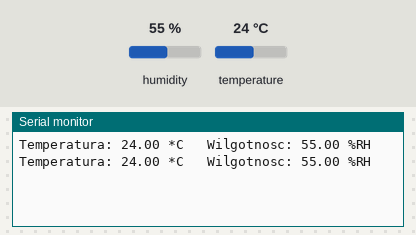
Recording of a sketch running on a simulated Arduino Uno, built with avr-gcc and run on an emulated ATmega328P. On the bench: the last lines printed to the serial monitor. Inputs (shaded band) come from the test bench; at power-on: humidity 55 %, temperature 24 °C.

Above: at 2.8 s.
2.9 s: humidity set to 22 %
At 5.2 s:
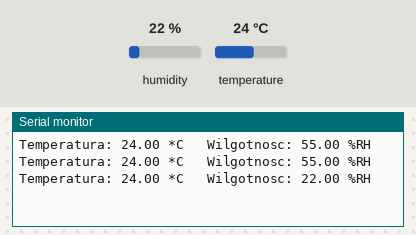
5.6 s: temperature set to 12 °C
At 7.1 s:
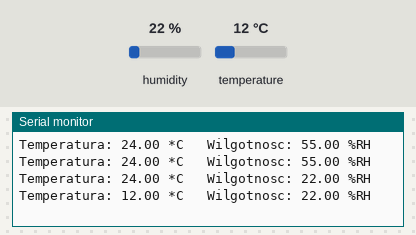
8.3 s: humidity set to 40 %
At 10.6 s:
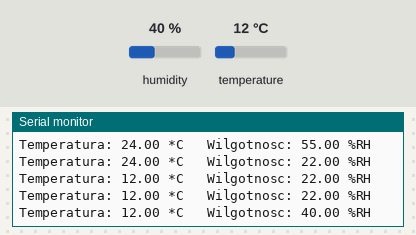
Timing chart, 0 to 12.1 s (numbered marks = the images above; inputs shaded):
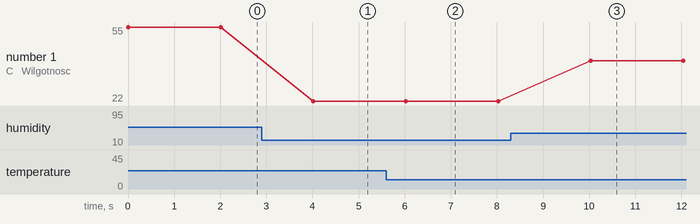

The sketch:

16_czujnik_DHT11.ino
```cpp
#include "DHT.h" // Biblioteka do obsługi czujników DHT używana w kursie Forbot

#define DHT11_PIN 2 // Pin DATA czujnika DHT11

DHT dht; // Utworzenie obiektu do obsługi czujnika

void setup() {
  Serial.begin(9600); // Uruchomienie komunikacji z komputerem
  dht.setup(DHT11_PIN); // Konfiguracja czujnika podłączonego do pinu D2
}

void loop() {
  float wilgotnosc = dht.getHumidity();     // Odczyt wilgotności
  float temperatura = dht.getTemperature(); // Odczyt temperatury

  // isnan() sprawdza, czy odczyt jest nieprawidłowy (NaN - Not a Number)
  if (isnan(wilgotnosc) || isnan(temperatura)) {
    Serial.println("Blad odczytu DHT11");
    delay(dht.getMinimumSamplingPeriod());
    return;
  }

  Serial.print("Temperatura: ");
  Serial.print(temperatura);
  Serial.print(" *C   Wilgotnosc: ");
  Serial.print(wilgotnosc);
  Serial.println(" %RH");

  // Minimalny czas wymagany przez czujnik pomiędzy kolejnymi pomiarami
  delay(dht.getMinimumSamplingPeriod());
}
```

Measured:
- after the input at 2.9 s, the serial monitor: prints a new line after 1.1 s (image 1)
- after the input at 5.6 s, the serial monitor: prints a new line after 0.42 s (image 2)
- after the input at 8.3 s, the serial monitor: prints a new line after 1.7 s (image 3)
- plotted number 1: 55 → 22 after the input at 2.9 s, 22 → 40 after the input at 8.3 s
